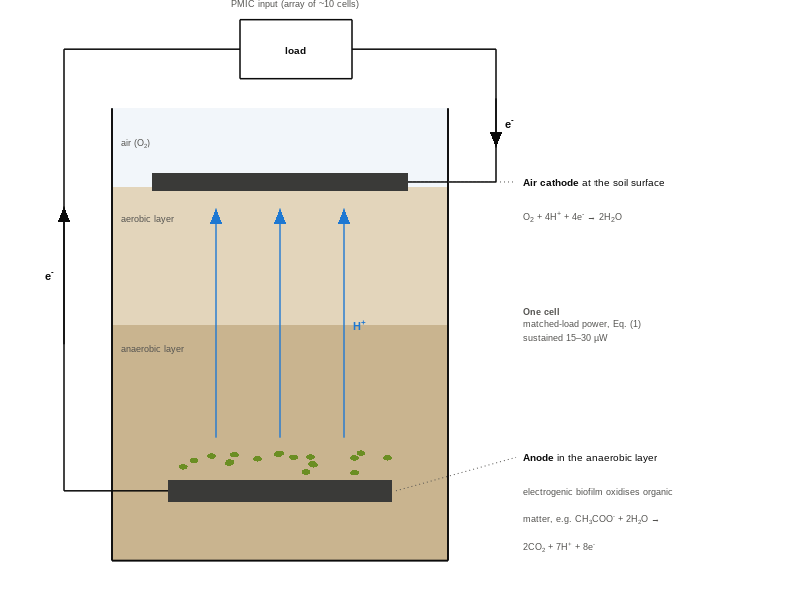
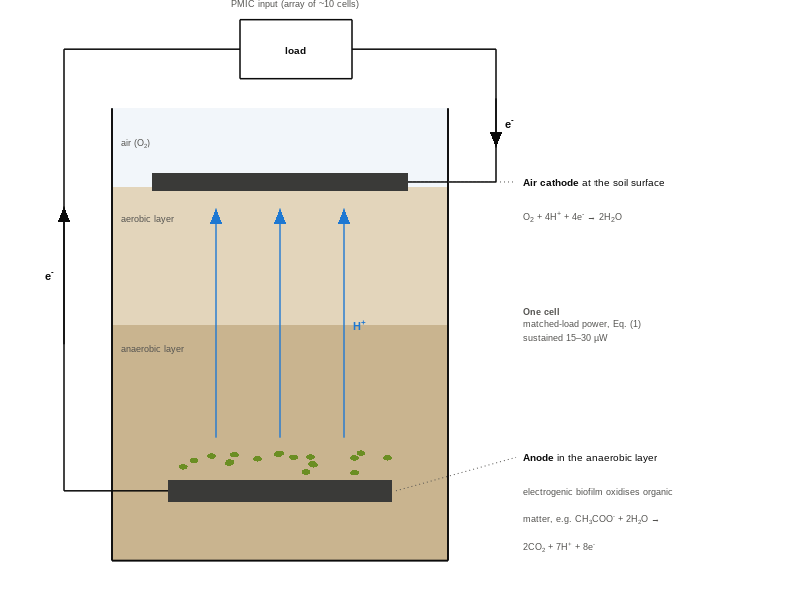

Write the MATLAB code that produced these figures, in order.
function make_fig_mfc_cell(out)
%MAKE_FIG_MFC_CELL Labelled cross-section of one single-chamber soil MFC: anode in the anaerobic layer,
%   air cathode at the soil surface, proton path through the soil, electron path through the external load.
here = fileparts(mfilename('fullpath'));
if nargin < 1, out = fullfile(fileparts(here), 'paper', 'figures'); end
h = @(s) sscanf(s(2:end), '%2x%2x%2x', [1 3])/255;
INK = h('#0b0b0b'); INK2 = h('#52514e'); BLUE = h('#1e78d2'); SOIL1 = h('#e3d5bb'); SOIL2 = h('#c9b48f');
ELEC = h('#3a3a38'); AIR = h('#f2f6fa'); BUG = h('#6b8e23');
f = figure('Units', 'inches', 'Position', [1 1 6.4 3.9], 'Color', 'w', 'Visible', 'off');
ax = axes(f, 'Position', [0 0 1 1]); hold(ax, 'on'); axis(ax, [0 100 0 61]); axis(ax, 'off');
    function tx(x, y, s, sz, col, varargin)
        text(ax, x, y, s, 'FontName', 'Arial', 'FontSize', sz, 'Color', col, 'Interpreter', 'tex', varargin{:});
    end
    function arrow(x0, y0, x1, y1, col, lw)
        plot(ax, [x0 x1], [y0 y1], '-', 'Color', col, 'LineWidth', lw);
        d = [x1 - x0, y1 - y0]; d = d/norm(d); n = [-d(2) d(1)]; L = 1.6; Wd = 0.8;
        patch(ax, [x1, x1 - L*d(1) + Wd*n(1), x1 - L*d(1) - Wd*n(1)], [y1, y1 - L*d(2) + Wd*n(2), y1 - L*d(2) - Wd*n(2)], col, 'EdgeColor', 'none');
    end
% ---------------- container, air, two soil layers
rectangle(ax, 'Position', [14 4 42 46], 'FaceColor', AIR, 'EdgeColor', 'none');
rectangle(ax, 'Position', [14 4 42 24], 'FaceColor', SOIL2, 'EdgeColor', 'none');
rectangle(ax, 'Position', [14 28 42 14], 'FaceColor', SOIL1, 'EdgeColor', 'none');
plot(ax, [14 14 56 56], [50 4 4 50], '-', 'Color', INK, 'LineWidth', 1.4);
tx(15.2, 46.5, 'air (O_2)', 6.6, INK2);
tx(15.2, 38.8, 'aerobic layer', 6.6, INK2);
tx(15.2, 25.6, 'anaerobic layer', 6.6, INK2);
% ---------------- electrodes
rectangle(ax, 'Position', [19 41.6 32 1.8], 'FaceColor', ELEC, 'EdgeColor', 'none');
rectangle(ax, 'Position', [21 10 28 2.2], 'FaceColor', ELEC, 'EdgeColor', 'none');
rng(3); bx = 22 + 26*rand(1, 18); by = 12.6 + 2.2*rand(1, 18);
for k = 1:numel(bx)
    rectangle(ax, 'Position', [bx(k) by(k) 1.1 0.55], 'Curvature', [1 1], 'FaceColor', BUG, 'EdgeColor', 'none');
end
% ---------------- proton path through the soil
for xa = [27 35 43]
    arrow(xa, 16.5, xa, 39.8, BLUE, 1.0);
end
tx(44.2, 28, 'H^+', 8, BLUE, 'FontWeight', 'bold');
% ---------------- external circuit and electron path
plot(ax, [21 8 8 30], [11.1 11.1 56 56], '-', 'Color', INK, 'LineWidth', 1.1);
plot(ax, [44 62 62 51], [56 56 42.5 42.5], '-', 'Color', INK, 'LineWidth', 1.1);
rectangle(ax, 'Position', [30 53 14 6], 'FaceColor', 'w', 'EdgeColor', INK, 'LineWidth', 1.1);
tx(37, 56, 'load', 7.2, INK, 'HorizontalAlignment', 'center', 'FontWeight', 'bold');
arrow(8, 26, 8, 40, INK, 1.1); tx(6.8, 33, 'e^-', 8, INK, 'HorizontalAlignment', 'right', 'FontWeight', 'bold');
arrow(62, 51, 62, 46, INK, 1.1); tx(63.2, 48.5, 'e^-', 8, INK, 'FontWeight', 'bold');
tx(37, 60.6, 'PMIC input (array of ~10 cells)', 6.2, INK2, 'HorizontalAlignment', 'center');
% ---------------- labels
tx(65.5, 42.5, '\bfAir cathode\rm at the soil surface', 7.0, INK, 'VerticalAlignment', 'middle');
tx(65.5, 39.0, 'O_2 + 4H^+ + 4e^- \rightarrow 2H_2O', 6.8, INK2, 'VerticalAlignment', 'middle');
tx(65.5, 14.5, '\bfAnode\rm in the anaerobic layer', 7.0, INK, 'VerticalAlignment', 'middle');
tx(65.5, 11.0, 'electrogenic biofilm oxidises organic', 6.6, INK2, 'VerticalAlignment', 'middle');
tx(65.5, 8.2, 'matter, e.g. CH_3COO^- + 2H_2O \rightarrow', 6.6, INK2, 'VerticalAlignment', 'middle');
tx(65.5, 5.4, '2CO_2 + 7H^+ + 8e^-', 6.6, INK2, 'VerticalAlignment', 'middle');
plot(ax, [51.5 64.5], [42.5 42.5], ':', 'Color', INK2, 'LineWidth', 0.7);
plot(ax, [49.5 64.5], [11.1 14.5], ':', 'Color', INK2, 'LineWidth', 0.7);
tx(65.5, 28, {'\bfOne cell\rm', 'matched-load power, Eq. (1)', 'sustained 15–30 µW'}, 6.6, INK2, 'VerticalAlignment', 'middle');
exportgraphics(f, fullfile(out, 'fig_mfc_cell.png'), 'Resolution', 600, 'BackgroundColor', 'white');
exportgraphics(f, fullfile(out, 'fig_mfc_cell.pdf'), 'ContentType', 'vector', 'BackgroundColor', 'white');
close(f);
end
